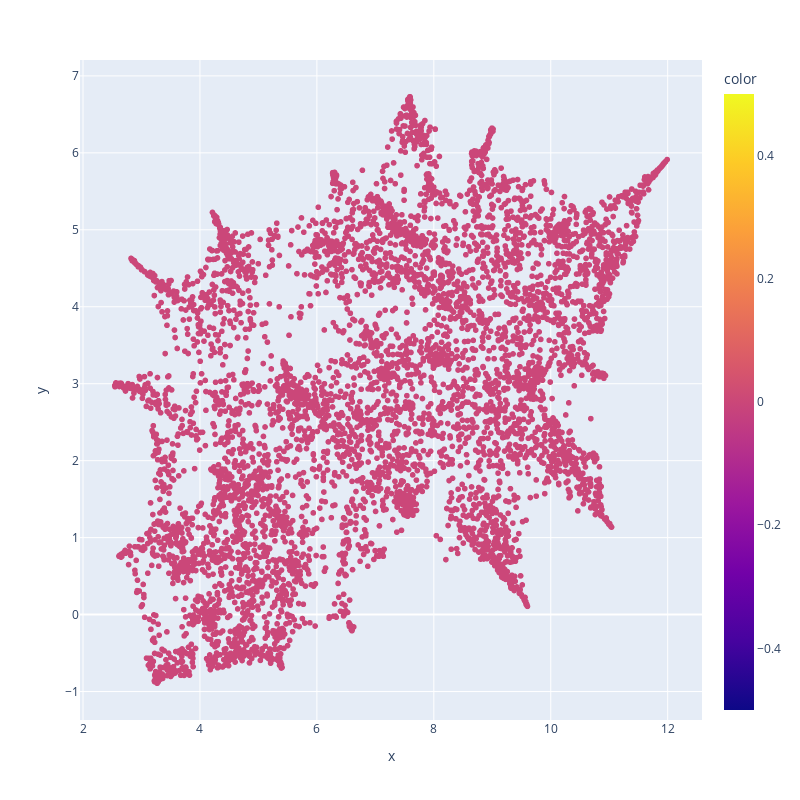

This figure's notebook cell:
### Code cell
# interactive plot
import plotly.express as px
df = pd.DataFrame({'x':data_illustrate[:,0],'y':data_illustrate[:,1]})
df['index'] = np.arange(start=0, stop=len(df))
fig = px.scatter(df,x='x',y='y',color=filament_label_index,hover_data=['index'])

fig.update_layout(width=800, height=800)

# Show the plot
fig.show()

### Figure 1 — Plotly figure (JSON) as saved in the notebook; plotly's stock layout.template omitted (floating-point values rounded to 4 significant figures; data arrays with more than 128 entries replaced by an {"elided": "..."} marker saying what was removed)
{"data": [{"customdata": {"elided": "5993x1 int values"}, "hovertemplate": "x=%{x}<br>y=%{y}<br>index=%{customdata[0]}<br>color=%{marker.color}<extra></extra>", "legendgroup": "", "marker": {"color": {"elided": "5993 int values"}, "coloraxis": "coloraxis", "symbol": "circle"}, "mode": "markers", "name": "", "showlegend": false, "type": "scattergl", "x": {"elided": "5993 float values"}, "xaxis": "x", "y": {"elided": "5993 float values"}, "yaxis": "y"}], "layout": {"coloraxis": {"colorbar": {"title": {"text": "color"}}, "colorscale": [[0, "#0d0887"], [0.1111, "#46039f"], [0.2222, "#7201a8"], [0.3333, "#9c179e"], [0.4444, "#bd3786"], [0.5556, "#d8576b"], [0.6667, "#ed7953"], [0.7778, "#fb9f3a"], [0.8889, "#fdca26"], [1, "#f0f921"]]}, "height": 800, "legend": {"tracegroupgap": 0}, "margin": {"t": 60}, "width": 800, "xaxis": {"anchor": "y", "domain": [0, 1], "title": {"text": "x"}}, "yaxis": {"anchor": "x", "domain": [0, 1], "title": {"text": "y"}}}}
